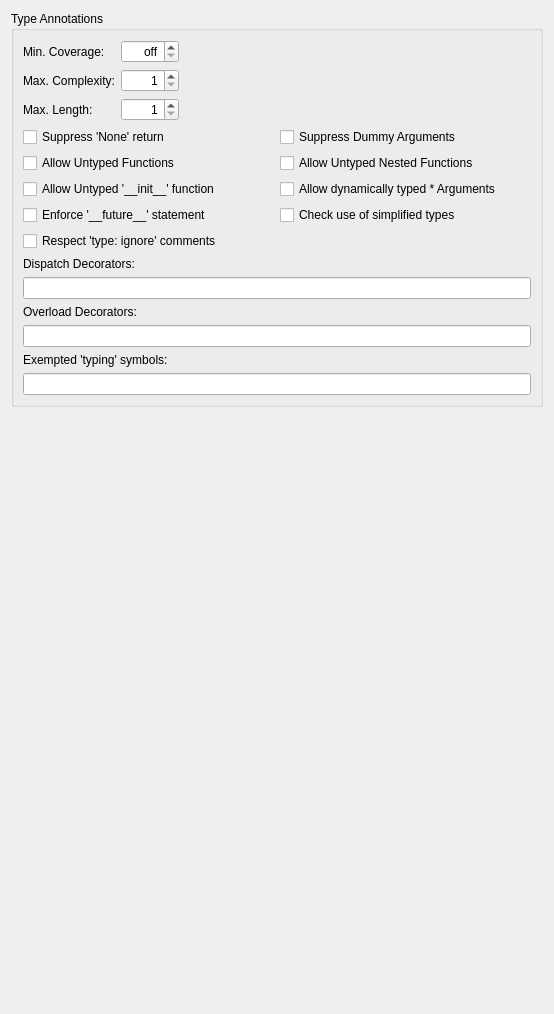
         <widget class="QWidget" name="typeAnnotationsTab">
          <attribute name="title">
           <string>Annotations</string>
          </attribute>
          <layout class="QVBoxLayout" name="verticalLayout_18">
           <item>
            <widget class="QGroupBox" name="groupBox_10">
             <property name="title">
              <string>Type Annotations</string>
             </property>
             <layout class="QVBoxLayout" name="verticalLayout_3">
              <item>
               <layout class="QGridLayout" name="gridLayout_6">
                <item row="0" column="0">
                 <widget class="QLabel" name="label_18">
                  <property name="text">
                   <string>Min. Coverage:</string>
                  </property>
                 </widget>
                </item>
                <item row="0" column="1">
                 <widget class="QSpinBox" name="minAnnotationsCoverageSpinBox">
                  <property name="toolTip">
                   <string>Enter the minimum percentage of type annotations</string>
                  </property>
                  <property name="alignment">
                   <set>Qt::AlignmentFlag::AlignRight|Qt::AlignmentFlag::AlignTrailing|Qt::AlignmentFlag::AlignVCenter</set>
                  </property>
                  <property name="specialValueText">
                   <string>off</string>
                  </property>
                  <property name="suffix">
                   <string>%</string>
                  </property>
                  <property name="maximum">
                   <number>100</number>
                  </property>
                 </widget>
                </item>
                <item row="0" column="2">
                 <spacer name="horizontalSpacer_7">
                  <property name="orientation">
                   <enum>Qt::Orientation::Horizontal</enum>
                  </property>
                  <property name="sizeHint" stdset="0">
                   <size>
                    <width>352</width>
                    <height>20</height>
                   </size>
                  </property>
                 </spacer>
                </item>
                <item row="1" column="0">
                 <widget class="QLabel" name="label_19">
                  <property name="text">
                   <string>Max. Complexity:</string>
                  </property>
                 </widget>
                </item>
                <item row="1" column="1">
                 <widget class="QSpinBox" name="maxAnnotationsComplexitySpinBox">
                  <property name="toolTip">
                   <string>Enter the maximum type annotation complexity</string>
                  </property>
                  <property name="alignment">
                   <set>Qt::AlignmentFlag::AlignRight|Qt::AlignmentFlag::AlignTrailing|Qt::AlignmentFlag::AlignVCenter</set>
                  </property>
                  <property name="minimum">
                   <number>1</number>
                  </property>
                  <property name="maximum">
                   <number>9</number>
                  </property>
                 </widget>
                </item>
                <item row="2" column="0">
                 <widget class="QLabel" name="label_32">
                  <property name="text">
                   <string>Max. Length:</string>
                  </property>
                 </widget>
                </item>
                <item row="2" column="1">
                 <widget class="QSpinBox" name="maxAnnotationsLengthSpinBox">
                  <property name="toolTip">
                   <string>Enter the maximum type annotation length</string>
                  </property>
                  <property name="alignment">
                   <set>Qt::AlignmentFlag::AlignRight|Qt::AlignmentFlag::AlignTrailing|Qt::AlignmentFlag::AlignVCenter</set>
                  </property>
                  <property name="minimum">
                   <number>1</number>
                  </property>
                  <property name="maximum">
                   <number>15</number>
                  </property>
                 </widget>
                </item>
               </layout>
              </item>
              <item>
               <layout class="QGridLayout" name="gridLayout_9">
                <item row="0" column="1">
                 <widget class="QCheckBox" name="suppressDummyArgsCheckBox">
                  <property name="toolTip">
                   <string>Select to not report dummy (i.e. '_') arguments</string>
                  </property>
                  <property name="text">
                   <string>Suppress Dummy Arguments</string>
                  </property>
                 </widget>
                </item>
                <item row="1" column="0">
                 <widget class="QCheckBox" name="allowUntypedDefsCheckBox">
                  <property name="toolTip">
                   <string>Select to not report dynamically typed functions</string>
                  </property>
                  <property name="text">
                   <string>Allow Untyped Functions</string>
                  </property>
                 </widget>
                </item>
                <item row="0" column="0">
                 <widget class="QCheckBox" name="suppressNoneReturningCheckBox">
                  <property name="toolTip">
                   <string>Select to not report functions without returns or with only bare returns</string>
                  </property>
                  <property name="text">
                   <string>Suppress 'None' return</string>
                  </property>
                 </widget>
                </item>
                <item row="2" column="1">
                 <widget class="QCheckBox" name="allowStarArgAnyCheckBox">
                  <property name="toolTip">
                   <string>Allow dynamically typed *args and **kwargs</string>
                  </property>
                  <property name="text">
                   <string>Allow dynamically typed * Arguments</string>
                  </property>
                 </widget>
                </item>
                <item row="1" column="1">
                 <widget class="QCheckBox" name="allowUntypedNestedCheckBox">
                  <property name="toolTip">
                   <string>Select to not report dynamically typed nested functions</string>
                  </property>
                  <property name="text">
                   <string>Allow Untyped Nested Functions</string>
                  </property>
                 </widget>
                </item>
                <item row="3" column="0">
                 <widget class="QCheckBox" name="forceFutureAnnotationsCheckBox">
                  <property name="toolTip">
                   <string>Enforce the presence of a 'from __future__ import annotations' statement</string>
                  </property>
                  <property name="text">
                   <string>Enforce '__future__' statement</string>
                  </property>
                 </widget>
                </item>
                <item row="3" column="1">
                 <widget class="QCheckBox" name="simplifiedTypesCheckBox">
                  <property name="toolTip">
                   <string>Verifies &amp;lt;3.10 code with simplified types uses 'from __future__ import annotations'.</string>
                  </property>
                  <property name="text">
                   <string>Check use of simplified types</string>
                  </property>
                 </widget>
                </item>
                <item row="2" column="0">
                 <widget class="QCheckBox" name="mypyInitReturnCheckBox">
                  <property name="toolTip">
                   <string>Select to not report unhinted '__init__' return</string>
                  </property>
                  <property name="text">
                   <string>Allow Untyped '__init__' function</string>
                  </property>
                 </widget>
                </item>
                <item row="4" column="0">
                 <widget class="QCheckBox" name="typeIgnoreCheckBox">
                  <property name="toolTip">
                   <string>Select to supress errors for functions annotated with a 'type: ignore' comment.</string>
                  </property>
                  <property name="text">
                   <string>Respect 'type: ignore' comments</string>
                  </property>
                 </widget>
                </item>
               </layout>
              </item>
              <item>
               <widget class="QLabel" name="label_33">
                <property name="text">
                 <string>Dispatch Decorators:</string>
                </property>
               </widget>
              </item>
              <item>
               <widget class="QLineEdit" name="dispatchDecoratorEdit">
                <property name="toolTip">
                 <string>Enter the list of dispatch decorators separated by comma</string>
                </property>
                <property name="clearButtonEnabled">
                 <bool>true</bool>
                </property>
               </widget>
              </item>
              <item>
               <widget class="QLabel" name="label_34">
                <property name="text">
                 <string>Overload Decorators:</string>
                </property>
               </widget>
              </item>
              <item>
               <widget class="QLineEdit" name="overloadDecoratorEdit">
                <property name="toolTip">
                 <string>Enter the list of typing.overload decorators separated by comma</string>
                </property>
                <property name="clearButtonEnabled">
                 <bool>true</bool>
                </property>
               </widget>
              </item>
              <item>
               <widget class="QLabel" name="label_38">
                <property name="text">
                 <string>Exempted 'typing' symbols:</string>
                </property>
               </widget>
              </item>
              <item>
               <widget class="QLineEdit" name="exemptedTypingSymbolsEdit">
                <property name="toolTip">
                 <string>Enter deprecated symbols of the 'typing' module exempted from PEP-585 checking separated by space</string>
                </property>
                <property name="clearButtonEnabled">
                 <bool>true</bool>
                </property>
               </widget>
              </item>
             </layout>
            </widget>
           </item>
           <item>
            <spacer name="verticalSpacer_9">
             <property name="orientation">
              <enum>Qt::Orientation::Vertical</enum>
             </property>
             <property name="sizeHint" stdset="0">
              <size>
               <width>20</width>
               <height>596</height>
              </size>
             </property>
            </spacer>
           </item>
          </layout>
         </widget>
